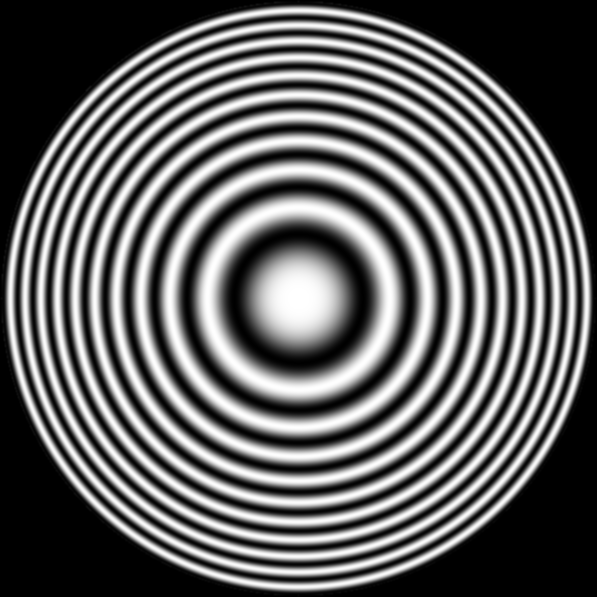
%> input picture Digital Image Processing (ESOE5096)/CA4/zoneplate.tif, 597 x 597 px
$ octave CA4_2.m   (GNU Octave 9; MATLAB toolbox functions it lacks are replaced by stand-ins)
%> lines starting %> are read from the running program, lines starting %| are printed output that depends on the picture
### Digital Image Processing (ESOE5096)/CA4/wavefast.m
function [c, s] = wavefast(x, n, varargin)
%WAVEFAST Perform multi-level 2-dimensional fast wavelet transform.
%   [C, L] = WAVEFAST(X, N, LP, HP) performs a 2D N-level FWT of
%   image (or matrix) X with respect to decomposition filters LP and
%   HP.
%
%   [C, L] = WAVEFAST(X, N, WNAME) performs the same operation but
%   fetches filters LP and HP for wavelet WNAME using WAVEFILTER.
%
%   Scale parameter N must be less than or equal to log2 of the
%   maximum image dimension.  Filters LP and HP must be even. To
%   reduce border distortion, X is symmetrically extended. That is,
%   if X = [c1 c2 c3 ... cn] (in 1D), then its symmetric extension
%   would be [... c3 c2 c1 c1 c2 c3 ... cn cn cn-1 cn-2 ...].
%
%   OUTPUTS:
%     Matrix C is a coefficient decomposition vector:
%
%      C = [ a(n) h(n) v(n) d(n) h(n-1) ... v(1) d(1) ]
%
%     where a, h, v, and d are columnwise vectors containing
%     approximation, horizontal, vertical, and diagonal coefficient
%     matrices, respectively.  C has 3n + 1 sections where n is the
%     number of wavelet decompositions.
%
%     Matrix S is an (n+2) x 2 bookkeeping matrix:
%
%      S = [ sa(n, :); sd(n, :); sd(n-1, :); ... ; sd(1, :); sx ]
%
%     where sa and sd are approximation and detail size entries.
%
%   See also WAVEBACK and WAVEFILTER.

%   Copyright 2002-2004 R. C. Gonzalez, R. E. Woods, & S. L. Eddins
%   Digital Image Processing Using MATLAB, Prentice-Hall, 2004
%   $Revision: 1.5 $  $Date: 2003/10/13 01:14:17 $

% Check the input arguments for reasonableness.
error(nargchk(3, 4, nargin));

if nargin == 3
   if ischar(varargin{1})
      [lp, hp] = wavefilter(varargin{1}, 'd');
   else
      error('Missing wavelet name.');
   end
else
      lp = varargin{1};     hp = varargin{2};
end

fl = length(lp);      sx = size(x);

if (ndims(x) ~= 2) | (min(sx) < 2) | ~isreal(x) | ~isnumeric(x)
   error('X must be a real, numeric matrix.');
end

if (ndims(lp) ~= 2) | ~isreal(lp) | ~isnumeric(lp) ...
       | (ndims(hp) ~= 2) | ~isreal(hp) | ~isnumeric(hp) ...
       | (fl ~= length(hp)) | rem(fl, 2) ~= 0
   error(['LP and HP must be even and equal length real, ' ...
          'numeric filter vectors.']);
end

if ~isreal(n) | ~isnumeric(n) | (n < 1) | (n > log2(max(sx)))
   error(['N must be a real scalar between 1 and ' ...
          'log2(max(size((X))).']);
end

% Init the starting output data structures and initial approximation.
c = [];       s = sx;     app = double(x);

% For each decomposition ...
for i = 1:n
   % Extend the approximation symmetrically.
   [app, keep] = symextend(app, fl);

   % Convolve rows with HP and downsample. Then convolve columns
   % with HP and LP to get the diagonal and vertical coefficients.
   rows = symconv(app, hp, 'row', fl, keep);
   coefs = symconv(rows, hp, 'col', fl, keep);
   c = [coefs(:)' c];    s = [size(coefs); s];
   coefs = symconv(rows, lp, 'col', fl, keep);
   c = [coefs(:)' c];

   % Convolve rows with LP and downsample. Then convolve columns
   % with HP and LP to get the horizontal and next approximation
   % coeffcients.
   rows = symconv(app, lp, 'row', fl, keep);
   coefs = symconv(rows, hp, 'col', fl, keep);
   c = [coefs(:)' c];
   app = symconv(rows, lp, 'col', fl, keep);
end

% Append final approximation structures.
c = [app(:)' c];       s = [size(app); s];

%-------------------------------------------------------------------%
function [y, keep] = symextend(x, fl)
% Compute the number of coefficients to keep after convolution
% and downsampling. Then extend x in both dimensions.

keep = floor((fl + size(x) - 1) / 2);
y = padarray(x, [(fl - 1) (fl - 1)], 'symmetric', 'both');

%-------------------------------------------------------------------%
function y = symconv(x, h, type, fl, keep)
% Convolve the rows or columns of x with h, downsample,
% and extract the center section since symmetrically extended.

if strcmp(type, 'row')
   y = conv2(x, h);
   y = y(:, 1:2:end);
   y = y(:, fl / 2 + 1:fl / 2 + keep(2));
else
   y = conv2(x, h');
   y = y(1:2:end, :);
   y = y(fl / 2 + 1:fl / 2 + keep(1), :);
end

### Digital Image Processing (ESOE5096)/CA4/wavedisplay.m
function w = wavedisplay( c, s, scale, border )
%WAVEDISPLAY Display wavelet decomposition coefficients.
%	W = WAVEDISPLAY(C, S, SCALE, BORDER) displays and returns a
%	wavelet coefficients image.
%
%	EXAMPLES:
%		wavedisplay(c, s);						Display w/defaults.
%		foo = wavedisplay(c, s);				Display and return.
%		foo = wavedisplay(c, s, 4);				Magnify the defaults.
%		foo = wavedisplay(c, s, -4);			Magnify absolute values.
%		foo = wavedisplay(c, s, 1, 'append');	Keep border values.
%
%	INPUTS/OUTPUTS:
%		[C, S] is a wavelet decomposition vector and bookkeeping matrix.
%
%		SCALE		Detail coefficients scaling
%		----------------------------------------------------------------
%		0 or 1		Maximum range (default)
%		2, 3, ...	Magnify default by the scale factor
%		-1, -2 ...	Magnify absolute values by abs(scale)
%
%		BORDER		Border between wavelet decompositions
%		-----------------------------------------------------------------
%		'absorb'	Border replaces image (default)
%		'append'	Border increases width of image
%
%		Image W: --------------------------------------------------------
%					|      |       |           |
%					|      |       |           |
%					| a(n) | h(n)  |           |
%					|      |       |           |
%                   ----------------   h(n-1)  |
%					|	   |       |           |    h(n-2)
%					| v(n) | d(n)  |		   |
%					|	   |       |           |
%                   ----------------------------
%					|	   		   |           |
%					|    v(n-1)    |   d(n-1)  |
%					|	           |           |
%					-----------------------------------------------------
%					|	   		               |
%					|    		v(n-2)         |	d(n-2)
%					|	                       |
%
%		Here, n denotes the decomposition step scale and a, h, v, d are
%		approximation, horizontal, vertical, and diagonal detail
%		coefficients, respectively.
%
% Check input arguments for reasonableness.
narginchk(2, 4);

if(~ismatrix(c)) || (size(c, 1) ~= 1)
    error('C must be a row vector.');
end

if (~ismatrix(s)) || ~isreal(s) || ~isnumeric(s) || ...
        ((size(s, 2) ~= 2) && (size(s, 2) ~= 3))
    error('S must be a real, numeric two- or three-column array.');
end

elements = prod(s, 2);
if(length(c) < elements(end)) || ...
        ~(elements(1) + 3 * sum(elements(2:end - 1)) >= elements(end))
    error('[C S] must be a standard wavelet decomposition structure.');
end

if (nargin > 2) && (~isreal(scale) || ~isnumeric(scale))
    error('SCALE must be a real, numeric scalar.');
end

if(nargin > 3) && (~ischar(border))
    error('BORDER must be character string.');
end

if nargin == 2
    scale = 1;  % Default scale.
end

if nargin < 4
    border = 'absorb';  % Default border.
end

% Scale coefficients and determine pad fill.
absflag = scale < 0;
scale = abs(scale);
if scale == 0
    scale = 1;
end

[cd, w] = wavecut('a', c, s); w = mat2gray(w);
cdx = max(abs(cd(:))) / scale;
if absflag
    cd = mat2gray(abs(cd), [0, cdx]);  fill = 0;
else
    cd = mat2gray(cd, [-cdx, cdx]);  fill = 0.5;
end

% Build gray image one decomposition at a time
for i = size(s, 1) -2 : -1 : 1
    ws = size(w);

    h = wavecopy('h', cd, s, i);
    pad = ws - size(h); frontporch = round(pad / 2);
    h = padarray(h, frontporch, fill, 'pre');
    h = padarray(h, pad - frontporch, fill, 'post');

    v = wavecopy('v', cd, s, i);
    pad = ws - size(v); frontporch = round(pad / 2);
    v = padarray(v, frontporch, fill, 'pre');
    v = padarray(v, pad - frontporch, fill, 'post');

    d = wavecopy('d', cd, s, i);
    pad = ws - size(d); frontporch = round(pad / 2);
    d = padarray(d, frontporch, fill, 'pre');
    d = padarray(d, pad - frontporch, fill, 'post');
    % Add 1 pixel white border and concatenate coefficients.
    switch lower(border)
        case 'append'
            w = padarray(w, [1 1], 1, 'post');
            h = padarray(h, [1 0], 1, 'post');
            v = padarray(v, [0 1], 1, 'post');
        case 'absorb'
            w(:, end, :) = 1; w(end, :, :) = 1;
            h(end, :, :) = 1; v(:, end, :) = 1;
        otherwise
            error('Unrecognized BORDER parameter.');
    end
    w = [w h; v d];
end

% Display result. If the reconstruction is an extended 2-D array
% with 2 or more pages, display as a time sequence.
if nargout == 0
    if size(s, 2) == 2
        figure;
        imshow(w);
    else
        implay(w);
    end
end
end

### Digital Image Processing (ESOE5096)/CA4/wavework.m
function [ varargout ] = wavework( opcode, type, c, s, n, x )
%WAVEWORK is used to edit wavelet decomposition structures
%   [VARARGOUT] = WAVEWORK(OPCODE, TYPE, C, S, N, X) gets the
%	coefficients specified by TYPE and N for access or modification
%	based on OPCODE
%
%	INPUTS:
%		OPCODE		Operation to perform
%		------------------------------------------------------------
%		'copy'		[varargout] = Y = requested (via TYPE and N)
%					coefficient matrix
%		'cut'		[varargout] = [NC, Y] = New decomposition vector
%					(with requested coefficient matrix zeroed) AND
%					requested coefficient matrix
%		'paste'		[varargout] = [NC] = new decomposition vector with
%					coefficient matrix replaced by X
%
%		TYPE		Coefficient category
%		-------------------------------------------------------------
%		'a'			Approximation coefficients
%		'h'			Horizontal details
%		'v'			Vertical details
%		'd'			Diagonal details
%
%		[C, S] is a wavelet toolbox decomposition structures.
%		N is a decomposition level (Ignored if TYPE = 'a').
%		X is a 2- or 3-D coefficient matrix for pasting.
%
%		See also WAVECUT, WAVECOPY, and WAVEPASTE.

narginchk(4, 6);

if (~ismatrix(c)) || (size(c, 1) ~= 1)
    error('C must be a row vector.');
end

if (~ismatrix(s)) || ~isreal(s) || ~isnumeric(s) || ...
        ((size(s, 2) ~= 2) && (size(s, 2) ~= 3))
    error('S must be a real, numeric two- or three-column array.');
end

elements = prod(s, 2);  % Coefficient matrix elements.
if (length(c) < elements(end)) || ...
        ~(elements(1) + 3 * sum(elements(2:end - 1)) >= elements(end))
    error('[C S] must from a standard wavelet decomposition structure.');
end

if strcmpi(opcode(1:3), 'pas') && nargin < 6
    error('Not enough input parameters.');
end

if nargin < 5
    n = 1;          % Default level is 1.
end
nmax = size(s, 1) - 2;      % Maximum levels in [C, S].

aflag = (lower(type(1)) == 'a');
if ~aflag && (n > nmax)
    error('N exceeds the decompositions in [C, S].');
end

switch lower(type(1))           % Make pointers into C.
    case 'a'
        nindex = 1;
        start = 1; stop = elements(1); ntst = nmax;
    case {'h', 'v', 'd'}
        switch type
            case 'h', offset = 0;       % Offset to details
            case 'v', offset = 1;
            case 'd', offset = 2;
        end
        nindex = size(s, 1) - n;        % Index to detail info.
        start = elements(1) + 3 * sum(elements(2:nmax - n + 1)) + ...
            offset * elements(nindex) + 1;
        stop = start + elements(nindex) - 1;
        ntst = n;
    otherwise
        error('TYPE must begin with "a", "h", "v", or "d". ');
end
switch lower(opcode)            % Do requested action.
    case {'copy', 'cut'}
        y = c(start:stop); nc = c;
        y = reshape(y, s(nindex, :));
        if strcmpi(opcode(1:3), 'cut')
            nc(start:stop) = 0;
            varargout = {nc, y};
        else
            varargout = {y};
        end
    case 'paste'
        if numel(x) ~= elements(end - ntst)
            error('X is not sized for the requested paste.');
        else
            nc = c; nc(start:stop) = x(:);  varargout = {nc};
        end
    otherwise
        error('Unrecognized OPCODE.');
end

end

### Digital Image Processing (ESOE5096)/CA4/wavecopy.m
function y = wavecopy( type, c, s, n )
%WAVECOPY Fetches coefficients of a wavelet decomposition structure.
%   Y = WAVECOPY(TYPE, C, S, N) returns a coefficient array
%   based on TYPE and N.
%
%	INPUTS:
%		TYPE		Coefficient category
%		----------------------------------------------------------
%		'a'			Approximation coefficients
%		'h'			Horizontal details
%		'v'			Vertical details
%		'd'			Diagonal details
%
%		[C, S] is a wavelet data structure.
%		N specifies a decomposition level (ignored if TYPE = 'a').
%
%	See also WAVEWORK, WAVECOPY, and WAVEPASTE.
narginchk(3, 4);

if nargin == 4
    y = wavework('copy', type, c, s, n);
else
    y = wavework('copy', type, c, s);
end
end

### Digital Image Processing (ESOE5096)/CA4/wavecut.m
function [ nc, y ] = wavecut( type, c, s, n )
%WAVECUT Zeros coefficients in a wavelet decomposition structure.
%   [NC, Y] = WAVECUT(TYPE, C, S, N) returns a new decomposition
%	vector whose detail or approximation coefficients (based on TYPE
%	and N) have been zeroed. The coefficients that were zeroed are
%	returned in Y.
%
%	INPUTS:
%		TYPE		Coefficient category
%		----------------------------------------------------------
%		'a'			Approximation coefficients
%		'h'			Horizontal details
%		'v'			Vertical details
%		'd'			Diagonal details
%
%		[C, S] is a wavelet data structure.
%		N specifies a decomposition level (ignored if TYPE = 'a').
%
%	See also WAVEWORK, WAVECOPY, and WAVEPASTE.
narginchk(3, 4);

if nargin == 4
    [nc, y] = wavework('cut', type, c, s, n);
else
    [nc, y] = wavework('cut', type, c, s);
end
end

### Digital Image Processing (ESOE5096)/CA4/wavefilter.m
function [varargout] = wavefilter(wname, type)
%WAVEFILTER Create wavelet decomposition and reconstruction filters.
%   [VARARGOUT] = WAVEFILTER(WNAME, TYPE) returns the decomposition
%   and/or reconstruction filters used in the computation of the
%   forward and inverse FWT (fast wavelet transform).
%
%   EXAMPLES:
%     [ld, hd, lr, hr] = wavefilter('haar') Get the low and highpass
%                                           decomposition (ld, hd)
%                                           and reconstruction
%                                           (lr, hr) filters for
%                                           wavelet 'haar'.
%     [ld, hd] = wavefilter('haar','d')     Get decomposition filters
%                                           ld and hd.
%     [lr, hr] = wavefilter('haar','r')     Get reconstruction
%                                           filters lr and hr.
%
%   INPUTS:
%     WNAME             Wavelet Name
%     ---------------------------------------------------------
%     'haar' or 'db1'   Haar
%     'db4'             4th order Daubechies
%     'sym4'            4th order Symlets
%     'bior6.8'         Cohen-Daubechies-Feauveau biorthogonal
%     'jpeg9.7'         Antonini-Barlaud-Mathieu-Daubechies
%
%     TYPE              Filter Type
%     ---------------------------------------------------------
%     'd'               Decomposition filters
%     'r'               Reconstruction filters
%
%   See also WAVEFAST and WAVEBACK.

%   Copyright 2002-2004 R. C. Gonzalez, R. E. Woods, & S. L. Eddins
%   Digital Image Processing Using MATLAB, Prentice-Hall, 2004
%   $Revision: 1.5 $  $Date: 2003/10/13 01:09:39 $

% Check the input and output arguments.
error(nargchk(1, 2, nargin));

if (nargin == 1 & nargout ~= 4) | (nargin == 2 & nargout ~= 2)
   error('Invalid number of output arguments.');
end

if nargin == 1 & ~ischar(wname)
   error('WNAME must be a string.');
end

if nargin == 2 & ~ischar(type)
   error('TYPE must be a string.');
end

% Create filters for the requested wavelet.
switch lower(wname)
case {'haar', 'db1'}
   ld = [1 1]/sqrt(2);     hd = [-1 1]/sqrt(2);
   lr = ld;                hr = -hd;

case 'db4'
   ld = [-1.059740178499728e-002 3.288301166698295e-002 ...
         3.084138183598697e-002 -1.870348117188811e-001 ...
         -2.798376941698385e-002 6.308807679295904e-001 ...
         7.148465705525415e-001 2.303778133088552e-001];
   t = (0:7);
   hd = ld;    hd(end:-1:1) = cos(pi * t) .* ld;
   lr = ld;    lr(end:-1:1) = ld;
   hr = cos(pi * t) .* ld;

case 'sym4'
   ld = [-7.576571478927333e-002 -2.963552764599851e-002 ...
         4.976186676320155e-001 8.037387518059161e-001 ...
         2.978577956052774e-001 -9.921954357684722e-002 ...
         -1.260396726203783e-002 3.222310060404270e-002];
   t = (0:7);
   hd = ld;    hd(end:-1:1) = cos(pi * t) .* ld;
   lr = ld;    lr(end:-1:1) = ld;
   hr = cos(pi * t) .* ld;

case 'bior6.8'
   ld = [0 1.908831736481291e-003 -1.914286129088767e-003 ...
         -1.699063986760234e-002 1.193456527972926e-002 ...
         4.973290349094079e-002 -7.726317316720414e-002 ...
         -9.405920349573646e-002 4.207962846098268e-001 ...
         8.259229974584023e-001 4.207962846098268e-001 ...
         -9.405920349573646e-002 -7.726317316720414e-002 ...
         4.973290349094079e-002 1.193456527972926e-002 ...
         -1.699063986760234e-002 -1.914286129088767e-003 ...
         1.908831736481291e-003];
   hd = [0 0 0 1.442628250562444e-002 -1.446750489679015e-002 ...
         -7.872200106262882e-002 4.036797903033992e-002 ...
         4.178491091502746e-001 -7.589077294536542e-001 ...
         4.178491091502746e-001 4.036797903033992e-002 ...
         -7.872200106262882e-002 -1.446750489679015e-002 ...
         1.442628250562444e-002 0 0 0 0];
   t = (0:17);
   lr = cos(pi * (t + 1)) .* hd;
   hr = cos(pi * t) .* ld;

case 'jpeg9.7'
   ld = [0 0.02674875741080976 -0.01686411844287495 ...
         -0.07822326652898785 0.2668641184428723 ...
         0.6029490182363579 0.2668641184428723 ...
         -0.07822326652898785 -0.01686411844287495 ...
         0.02674875741080976];
   hd = [0 -0.09127176311424948 0.05754352622849957 ...
         0.5912717631142470 -1.115087052456994 ...
         0.5912717631142470 0.05754352622849957 ...
         -0.09127176311424948 0 0];
   t = (0:9);
   lr = cos(pi * (t + 1)) .* hd;
   hr = cos(pi * t) .* ld;

otherwise
   error('Unrecognizable wavelet name (WNAME).');
end

% Output the requested filters.
if (nargin == 1)
   varargout(1:4) = {ld, hd, lr, hr};
else
   switch lower(type(1))
   case 'd'
      varargout = {ld, hd};
   case 'r'
      varargout = {lr, hr};
   otherwise
      error('Unrecognizable filter TYPE.');
   end
end

### Digital Image Processing (ESOE5096)/CA4/CA4_2.m
img = imread("zoneplate.tif");
%> img is the input picture: size 597x597 uint8; min 0, max 255, mean 98.1

[cm, sm] = wavefast(img, 2, 'haar');
%> in wavefast, `[lp, hp] = wavefilter(varargin{1}, 'd');`: lp = [0.707 0.707]; hp = [-0.707 0.707]
%> the loop in wavefast, `for i = 1:n` made 2 passes
%> keep on passes 1 to 2: [299 299], [150 150]
%> in wavefast, `s = [size(app); s]`: s = [150 150; 150 150; 299 299; 597 597]
%> sm = [150 150; 150 150; 299 299; 597 597]

%% (a) Default scale
figure;
wavedisplay(cm, sm);
%> in wavedisplay, `elements = prod(s, 2);`: elements = [22500; 22500; 89401; 356409]
%> in wavework, `stop = elements(1)`: stop = 22500
%> in wavework, `varargout = {nc, y};`: varargout = 2 items
%> in wavedisplay, `cdx = max(abs(cd(:))) / scale;`: cdx = 202
%> the loop in wavedisplay, `for i = size(s, 1) -2 : -1 : 1` made 2 passes
title("Wavelet Coefficients – Default");

%% (b) scale = 8
figure;
scale = 8;
wavedisplay(cm, sm, scale);
%> call 2 of wavedisplay, with s = [150 150; 150 150; 299 299; 597 597], scale = 8
%> in wavedisplay (call 2), `cdx = max(abs(cd(:))) / scale;`: cdx = 25.25
%> the loop in wavedisplay (call 2), `for i = size(s, 1) -2 : -1 : 1` made 2 passes
%> after the loop in wavedisplay (call 2), `for i = size(s, 1) -2 : -1 : 1`:
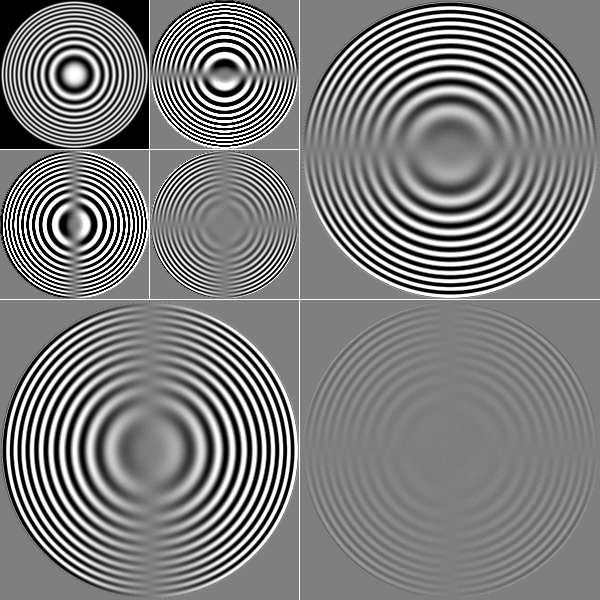
%> w: size 600x600 double; min 0, max 1, mean 0.495; mean of the top-left, top-right, bottom-left and bottom-right quarters 0.478, 0.502, 0.502, 0.5
title("Wavelet Coefficients – scale = 8");

%% (c) scale = -8 (absolute value scaling)
figure;
scale = -8;
wavedisplay(cm, sm, scale);
%> call 3 of wavedisplay, with s = [150 150; 150 150; 299 299; 597 597], scale = -8
%> the loop in wavedisplay (call 3), `for i = size(s, 1) -2 : -1 : 1` made 2 passes
%> pass 1, in wavework (call 17), `y = reshape(y, s(nindex, :));`:
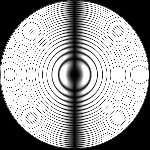
%> y: size 150x150 double; min 0, max 1, mean 0.623; mean of the top-left, top-right, bottom-left and bottom-right quarters 0.627, 0.625, 0.619, 0.619
%> pass 1, in wavework (call 18), `y = reshape(y, s(nindex, :));`:
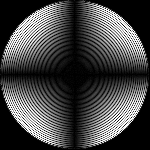
%> y: size 150x150 double; min 0, max 1, mean 0.275
%> pass 1, in wavedisplay (call 3), `w = [w h; v d];`:
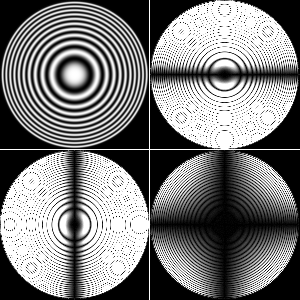
%> w: size 300x300 double; min 0, max 1, mean 0.482
%> after the loop in wavedisplay (call 3), `for i = size(s, 1) -2 : -1 : 1`:
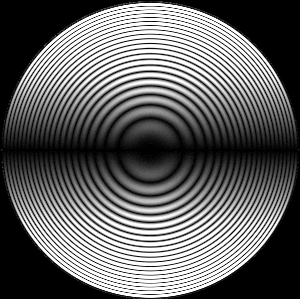
%> h: size 300x300 double; min 0, max 1, mean 0.393
%> after the loop in wavedisplay (call 3), `for i = size(s, 1) -2 : -1 : 1`:
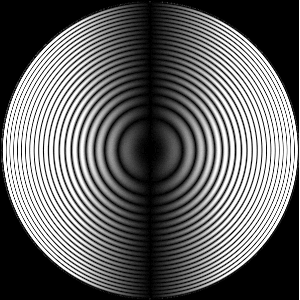
%> v: size 300x300 double; min 0, max 1, mean 0.393; mean of the top-left, top-right, bottom-left and bottom-right quarters 0.389, 0.395, 0.391, 0.397
%> after the loop in wavedisplay (call 3), `for i = size(s, 1) -2 : -1 : 1`:
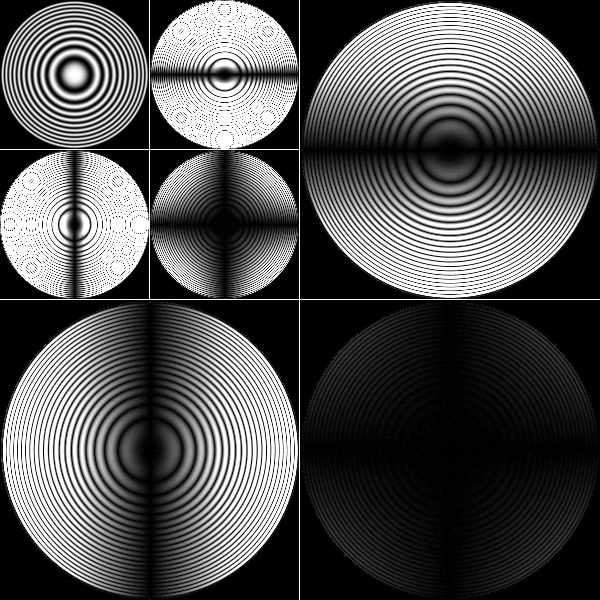
%> w: size 600x600 double; min 0, max 1, mean 0.328
title("Wavelet Coefficients – scale = -8 (abs scale)");
